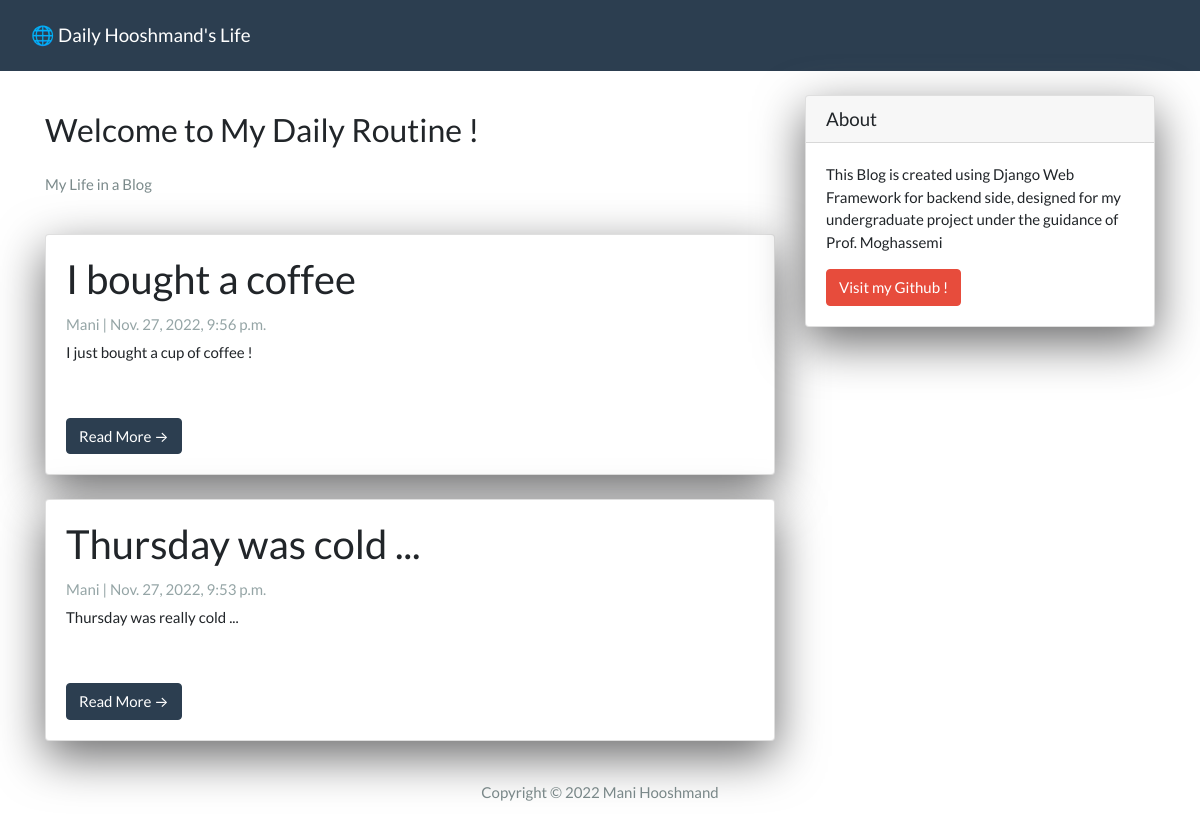
Before: / with the older database file.
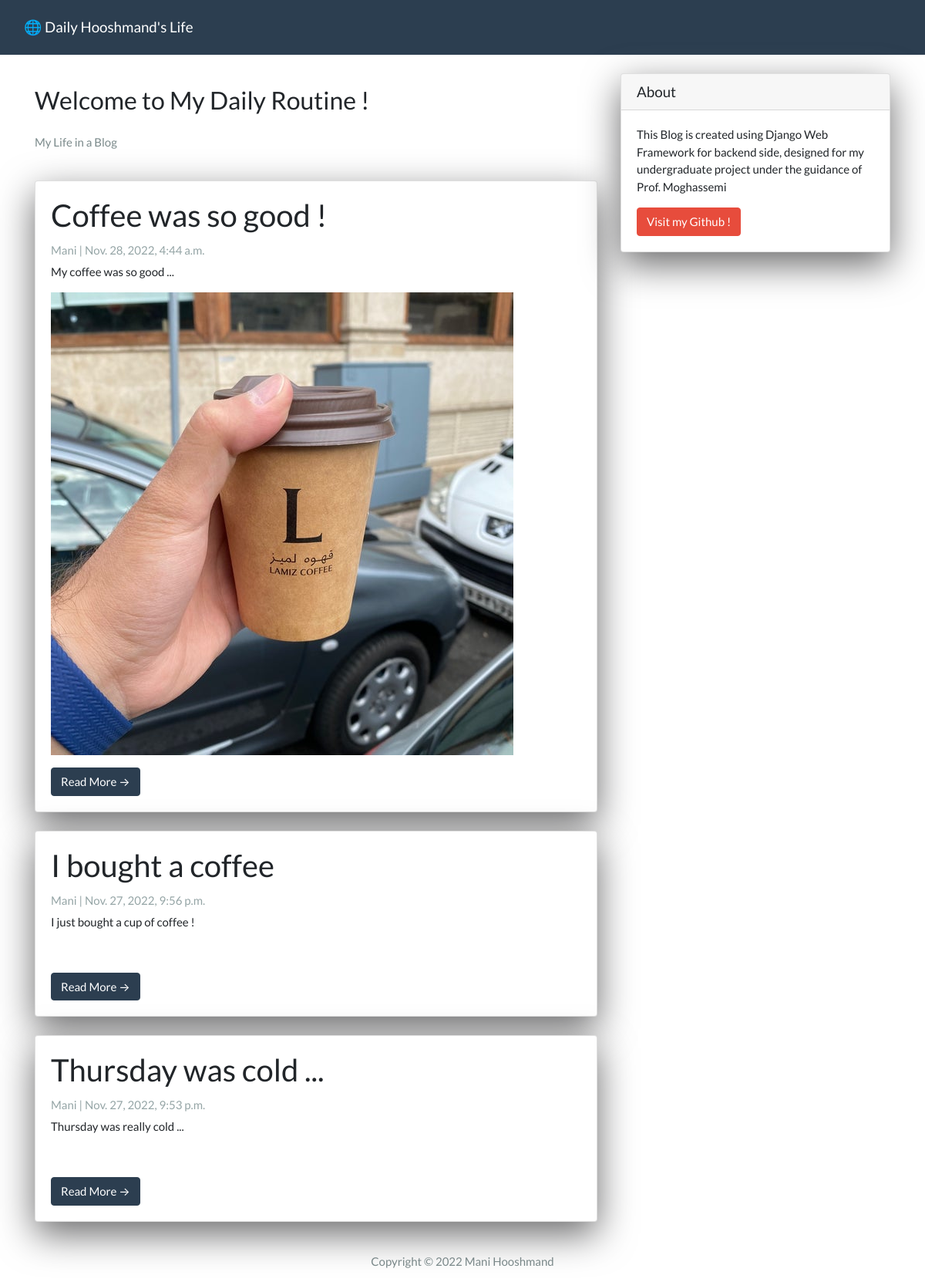
After: the same page with the newer database file.
### DH_App/models.py (models this page shows)
class Post(models.Model):
    title =  models.CharField(max_length=200, unique=True)
    slug =   models.SlugField(max_length=200, unique=True)
    image = models.ImageField(upload_to='media',blank=True, null=True)
    author = models.ForeignKey(User, on_delete=models.CASCADE, related_name='blog_posts')
    created_on = models.DateTimeField(auto_now_add=True)
    updated_on = models.DateTimeField(auto_now=True)
    content = models.TextField()
    status = models.IntegerField(choices=STATUS, default=0)

### DH_App/views.py (the view)
# urls.py: path('', views.PostList.as_view(), name="home"),
class PostList(generic.ListView):
  queryset = Post.objects.filter(status=1).order_by('-created_on')
  template_name = 'index.html'

### DH_App/templates/index.html (shortened to what this page needs)
{% extends "base.html" %}
{% block content %}
<div class="container">
  <div class="row">
    <div class="col-md-8 mt-3 left">
      <h3 class=" site-heading my-4 mt-3 text-black">Welcome to My Daily Routine ! </h3>
      <p class="text-dark">My Life in a Blog </p>
      {% for post in post_list %}
      <div class="card mb-4">
        <div class="card-body">
          <h2 class="card-title">{{ post.title }}</h2>
          <p class="card-text text-muted h6">{{ post.author }} | {{ post.created_on}} </p>
          <p class="card-text">{{post.content|slice:":200"}}</p>
          <p><img src={% if post.image %}{{post.image.url}}{% endif %}></img></p>
          <a href="{% url 'post_detail' post.slug  %}" class="btn btn-primary">Read More &rarr;</a>
        </div>
      </div>
      {% endfor %}
    </div>
    {% block sidebar %}
    {% include 'sidebar.html' %}
    {% endblock sidebar %}
  </div>
</div>
{%endblock%}

### DH_App/templates/base.html (shortened to what this page needs)
{% load static %}
<!DOCTYPE html>
<html>
<head>
  <link rel="stylesheet" href="https://stackpath.bootstrapcdn.com/bootswatch/4.5.2/flatly/bootstrap.min.css">
</head>
<body>
  <nav class="navbar navbar-expand-lg navbar-dark bg-primary" id="mainNav">
    <div class="container-fluid">
      <a class="navbar-brand" href="{% url 'home' %}">🌐 Daily Hooshmand's Life</a>
    </div>
  </nav>
  {% block content %}{% endblock content %}
  <footer class="py-3 bg-grey">
    <p class="m-0 text-dark text-center ">Copyright &copy; 2022 Mani Hooshmand </p>
  </footer>
</body>
</html>

### DH_App/templates/sidebar.html (shortened to what this page needs)
{% block sidebar %}
<div class="col-md-4 float-right ">
  <div class="card my-4">
    <h5 class="card-header">About</h5>
    <div class="card-body">
      <p class="card-text"> This Blog is created using Django Web Framework for backend side, designed for my undergraduate project under the guidance of Prof. Moghassemi</p>
      <a href="https://github.com/manihooshmand" class="btn btn-danger">Visit my Github !</a>
    </div>
  </div>
</div>
{% endblock sidebar %}

### DH_App/templates/sidebar.html (style rules this page uses)
.card { box-shadow: 0 16px 48px #6a6a6b; }

Changed rows visible on the page:
added Post: title "Coffee was so good !", author "Mani", created_on "Nov. 28, 2022, 4:44 a.m.", content "My coffee was so good ...", image (picture)
